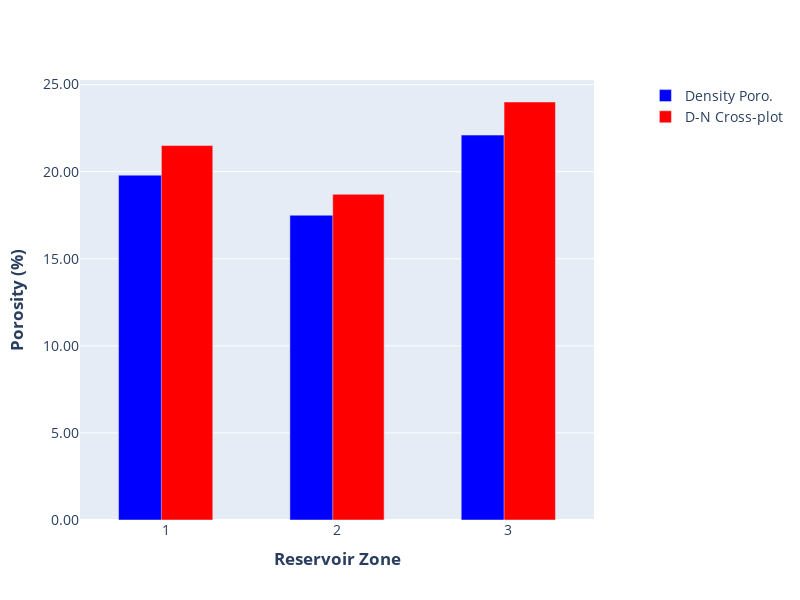
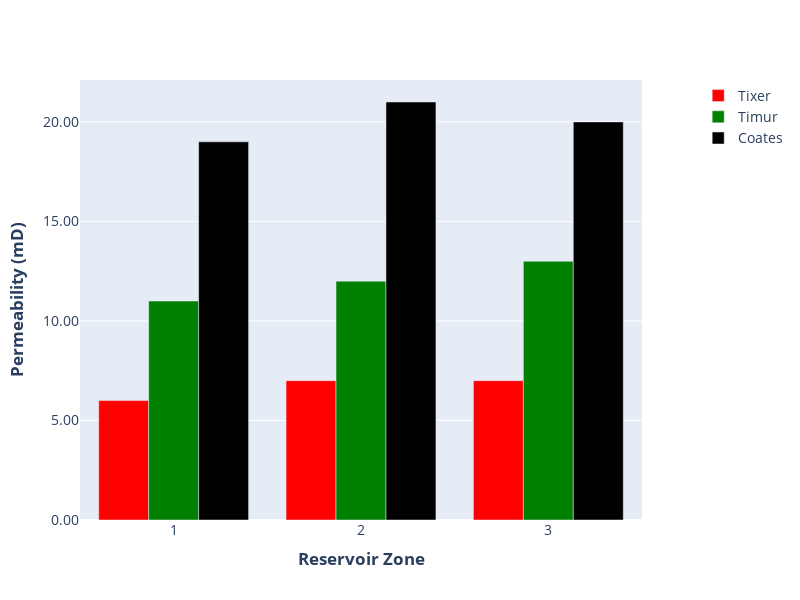

Notebook code cell kept with these figures, in order:
### Code cell
fig1 = plot_porosity(reservoir_zone_porosity_well1, save_path="reservoir_graphs/porosity_well1.png")
fig2 = plot_permeability(reservoir_zone_perm_well1, save_path="reservoir_graphs/permeability_well1.png")
fig1.show()
fig2.show()

### Figure 1 — Plotly figure (JSON) as saved in the notebook; plotly's stock layout.template omitted (floating-point values rounded to 4 significant figures)
{"data": [{"marker": {"color": "blue"}, "name": "Density Poro.", "type": "bar", "width": 0.3, "x": [1, 2, 3, "Average"], "y": [19.8, 17.5, 22.1, 20.5]}, {"marker": {"color": "red"}, "name": "D-N Cross-plot", "type": "bar", "width": 0.3, "x": [1, 2, 3, "Average"], "y": [21.5, 18.7, 24.0, 21.8]}], "layout": {"bargap": 0.5, "barmode": "group", "font": {"size": 14}, "height": 600, "legend": {"orientation": "v", "x": 1.1, "y": 1}, "margin": {"b": 80, "l": 80, "r": 120, "t": 80}, "title": {"font": {"size": 16}}, "width": 800, "xaxis": {"dtick": 1, "tick0": 1, "tickmode": "linear", "title": {"text": "<b>Reservoir Zone</b>"}}, "yaxis": {"tickformat": ".2f", "title": {"text": "<b>Porosity (%)</b>"}}}}

### Figure 2 — Plotly figure (JSON) as saved in the notebook; plotly's stock layout.template omitted (floating-point values rounded to 4 significant figures)
{"data": [{"marker": {"color": "red"}, "name": "Tixer", "type": "bar", "x": [1, 2, 3, "Average"], "y": [6.0, 7.0, 7.0, 6.6]}, {"marker": {"color": "green"}, "name": "Timur", "type": "bar", "x": [1, 2, 3, "Average"], "y": [11, 12, 13, 12]}, {"marker": {"color": "black"}, "name": "Coates", "type": "bar", "x": [1, 2, 3, "Average"], "y": [19, 21, 20, 20]}], "layout": {"barmode": "group", "font": {"size": 14}, "height": 600, "legend": {"orientation": "v", "x": 1.1, "y": 1}, "margin": {"b": 80, "l": 80, "r": 120, "t": 80}, "title": {"font": {"size": 16}}, "width": 800, "xaxis": {"dtick": 1, "tick0": 1, "tickmode": "linear", "title": {"text": "<b>Reservoir Zone</b>"}}, "yaxis": {"tickformat": ".2f", "title": {"text": "<b>Permeability (mD)</b>"}}}}
